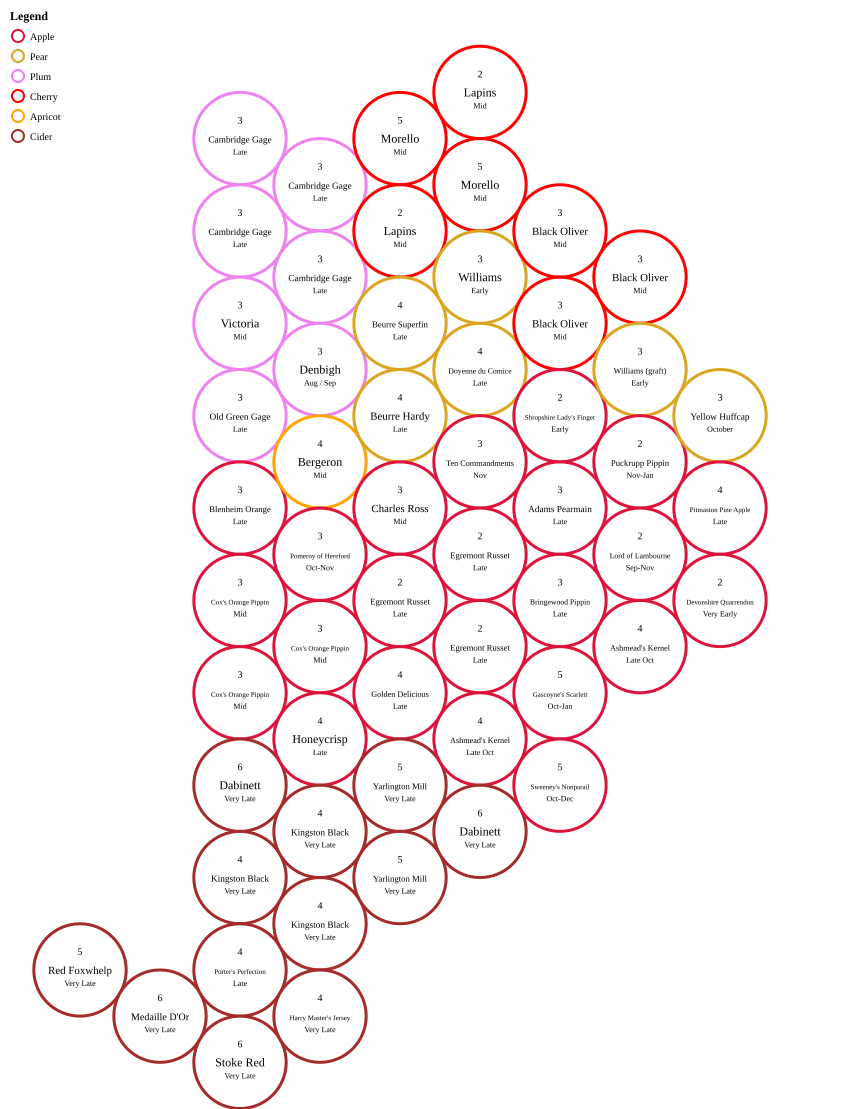

Generate this figure with Python:
from dataclasses import dataclass
import json
import math
import svgwrite


@dataclass
class Tree:
    name: str
    tree_type: str
    flowering_group: str
    season: str
    planting_date: str = ''
    rootstock: str = ''
    source: str = ''
    notes: str = ''


TYPE_COLORS = {
    'apple': 'crimson',
    'pear': 'goldenrod',
    'plum': 'violet',
    'cherry': 'red',
    'apricot': 'orange',
    'cider': 'brown',
}

ROW_SPACE = 80.0
TREE_DISTANCE = ROW_SPACE / math.sin(math.pi / 3)


def load_trees(filename='trees.json'):
    with open(filename) as f:
        data = json.load(f)
    return {
        (t['row'], t['col']): Tree(
            name=t['name'],
            tree_type=t['type'],
            flowering_group=t['flowering_group'],
            season=t['season'],
            planting_date=t.get('planting_date', ''),
            rootstock=t.get('rootstock', ''),
            source=t.get('source', ''),
            notes=t.get('notes', ''),
        )
        for t in data
    }


def draw_tree(dwg, row, col, tree, name_font_size):
    """Draw a single tree at the specified grid position."""
    x = row * ROW_SPACE
    hex_stagger = 0.5 if row % 2 == 1 else 0
    y = (hex_stagger + col) * TREE_DISTANCE
    color = TYPE_COLORS[tree.tree_type]

    dwg.add(svgwrite.shapes.Circle(center=(x, y), r=TREE_DISTANCE/2, stroke=color, stroke_width=3, fill='white'))

    dwg.add(dwg.text(tree.flowering_group,
                     style="text-anchor: middle",
                     font_size='10px',
                     insert=(x, y-15)))
    dwg.add(dwg.text(tree.name,
                     style="text-anchor: middle",
                     font_size=f'{name_font_size:.1f}px',
                     insert=(x, y+4)))
    dwg.add(dwg.text(tree.season,
                     style="text-anchor: middle",
                     font_size='8px',
                     insert=(x, y+16)))
    if tree.rootstock:
        dwg.add(dwg.text(tree.rootstock,
                         style="text-anchor: middle",
                         font_size='7px',
                         insert=(x, y+26)))


def draw_legend(dwg, x, y):
    """Draw a color legend at the specified position."""
    dwg.add(dwg.text('Legend',
                     style="text-anchor: start",
                     font_size='12px',
                     font_weight="bold",
                     insert=(x, y)))

    for i, (tree_type, color) in enumerate(TYPE_COLORS.items()):
        legend_y = y + 20 + i * 20
        dwg.add(svgwrite.shapes.Circle(center=(x + 8, legend_y - 4), r=6,
                                        stroke=color, stroke_width=2, fill='white'))
        dwg.add(dwg.text(tree_type.capitalize(),
                         style="text-anchor: start",
                         font_size='10px',
                         insert=(x + 20, legend_y)))


def generate_orchard_svg(tree_data, output_file='orchard.svg'):
    """Generate an SVG visualization of the orchard."""
    # Compute SVG dimensions from tree positions (with padding for circle radius)
    max_x = max(row for row, col in tree_data) * ROW_SPACE
    max_y = max((0.5 if row % 2 == 1 else 0) + col for row, col in tree_data) * TREE_DISTANCE
    width = max_x + TREE_DISTANCE + TREE_DISTANCE / 2
    height = max_y + TREE_DISTANCE / 2
    dwg = svgwrite.Drawing(output_file, size=(width, int(height) + 1))

    # Calculate uniform font size based on longest name
    max_width = TREE_DISTANCE * 0.85
    char_width_ratio = 0.6
    base_font_size = 16
    min_font_size = 9
    longest_name = max(len(tree.name) for tree in tree_data.values())
    name_font_size = max(min_font_size, min(base_font_size, max_width / (longest_name * char_width_ratio)))

    for (row, col), tree in tree_data.items():
        draw_tree(dwg, row, col, tree, name_font_size)

    draw_legend(dwg, 10, 20)
    dwg.save()


def main():
    tree_data = load_trees()
    generate_orchard_svg(tree_data)


if __name__ == '__main__':
    main()
